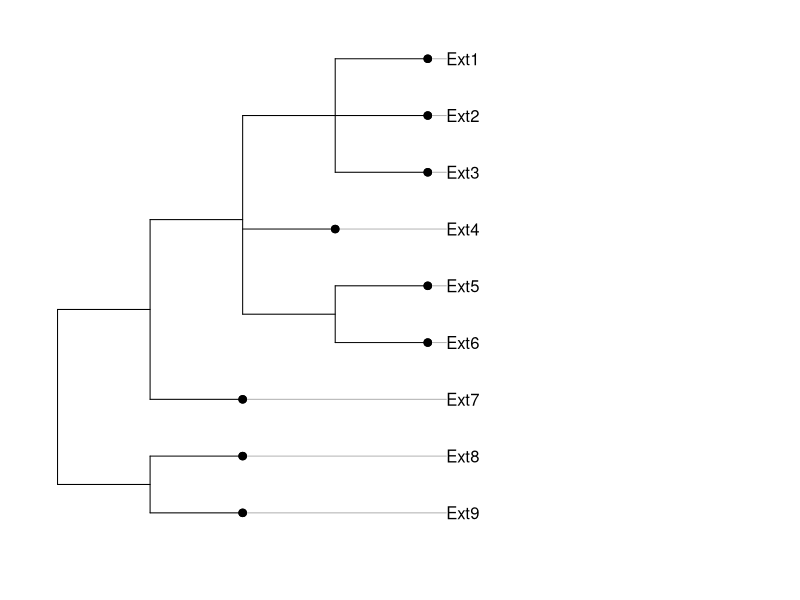

This figure's R source:
library(ade4)


### Name: newick2phylog
### Title: Create phylogeny
### Aliases: newick2phylog hclust2phylog taxo2phylog newick2phylog.addtools
### Keywords: manip

### ** Examples


 w <- "((((,,),,(,)),),(,));"
 w.phy <- newick2phylog(w)
 print(w.phy)
 plot(w.phy)

## Not run: 
##D # newick2phylog
##D data(newick.eg)
##D radial.phylog(newick2phylog(newick.eg[[8]], FALSE), cnode = 1,
##D  clabel.l = 0.8)
##D 
##D w <- NULL
##D w[1] <- "(,((((((((((((((((,,(,(,))),),(((,(,)),(,)),),(,(,)),(,)),((((("
##D w[2] <- ",(,)),),),(,)),((((,((,),((,(,)),))),(,)),(,(,),,((,),(,)),)),("
##D w[3] <- "(((((,),),(,(,))),),(,)),(((,),),)))),((,,((,),)),(,)),((,),(,)"
##D w[4] <- ")),(((((((((,,),),,),),((,),)),(,),((,),)),),(((((,),),),((,),)"
##D w[5] <- "),(((,(,(,(,)))),(,)),(((,),(((((((,),),),,),(,)),(,)),)),((,)"
##D w[6] <- ",))))),(,((,),(,)),((,(,)),)))),((((,(,(,))),((,(,)),,((,(,)),)"
##D w[7] <- ",)),(((,),),(((,),),))),((,),))),((((((((((,,,,(,)),),((,),)),("
##D w[8] <- ",(,))),(((((((((,(,)),(,)),((((,((,),(,(,(,))))),((,),(,(,)))),"
##D w[9] <- "),((,),))),(((((((((,(,)),((,),(,))),),),),(((,((,),)),),((,((,"
##D w[10] <- "),)),)),(,)),(,(,(,)))),((((,(,)),(,)),(((,),(,)),(,),,(,))),(,"
##D w[11] <- "))),(,,,))),((((,),),),(((,(,(,))),((,),)),(,)))),(,)),),(,((,("
##D w[12] <- ",)),),(((,),),))),),(((,),),(,),(,(,))),(((,),(,)),((,),(,)))),"
##D w[13] <- "(((,),((,),)),(((((,,,,,),(,)),(,)),(,((,),))),))),(,(((((,(((("
##D w[14] <- ",(,)),),),)),),((,((,),((,((,),(,))),))),)),((((,),(((,),(,(,))"
##D w[15] <- "),)),),)),((,),)))),(((,((,,((,),)),)),),((,),))),((,),(,))),(("
##D w[16] <- ",),)),(((((,),((,(,)),(((,(,)),(,(((,),),))),))),(,),,),),),,(,"
##D w[17] <- ")),((((,),,),),((,,,),((,),((,),))))),((((((,(,)),,(,)),,(,),(,"
##D w[18] <- "),),(((((,(,(,),)),(((,),,),(,))),),),),,,((,),)),),)),(((((,),"
##D w[19] <- "(,(,)),),((,((,),),,),)),(((((((,),((((,,,),(,(,))),(((,(,)),),"
##D w[20] <- "(,))),)),),),),(,)),),),((,),))),((,),)),(((((((((((,),),(((((("
##D w[21] <- ",),),((,),)),(,)),),)),(,)),),((((((,),),(((,),),)),(,)),),(,))"
##D w[22] <- ",),),),),(,)),),((,),(,),,,)),(,(,(,)))),),(,)),),);"
##D phy1 <- newick2phylog(w,FALSE)
##D phy1
##D radial.phylog(phy1, clabel.l = 0, circle = 2.2, clea = 0.5,
##D  cnod = 0.5)
##D data(newick.eg)
##D radial.phylog(newick2phylog(newick.eg[[8]], FALSE), cnode = 1,
##D  clabel.l = 0.8)
##D 
##D # hclust2phylog
##D data(USArrests)
##D hc <- hclust(dist(USArrests), "ave")
##D par(mfrow = c(1,2))
##D plot(hc, hang = -1)
##D phy <- hclust2phylog(hc)
##D plot(phy, clabel.l = 0.75, clabel.n = 0.6, f = 0.75)
##D 
##D par(mfrow = c(1,1))
##D row.names(USArrests) 
##D names(phy$leaves) #WARNING not the same for two reasons
##D row.names(USArrests) <- gsub(" ","_",row.names(USArrests))
##D row.names(USArrests) 
##D names(phy$leaves) #WARNING not the same for one reason
##D USArrests <- USArrests[names(phy$leaves),]
##D row.names(USArrests) 
##D names(phy$leaves) #the same
##D table.phylog(data.frame(scalewt(USArrests)), phy, csi = 2.5,
##D  clabel.r = 0.75, f = 0.7)
##D 
##D #taxo2phylog
##D data(taxo.eg)
##D tax <- as.taxo(taxo.eg[[1]])
##D tax.phy <- taxo2phylog(as.taxo(taxo.eg[[1]]))
##D par(mfrow = c(1,2))
##D plot(tax.phy, clabel.l = 1.25, clabel.n = 1.25, f = 0.75)
##D plot(taxo2phylog(as.taxo(taxo.eg[[1]][sample(15),])),
##D  clabel.l = 1.25, clabel.n = 1.25, f = 0.75)
##D 
##D par(mfrow=c(1,1))
##D plot(taxo2phylog(as.taxo(taxo.eg[[2]])), clabel.l = 1,
##D  clabel.n = 0.75, f = 0.65)
## End(Not run)
